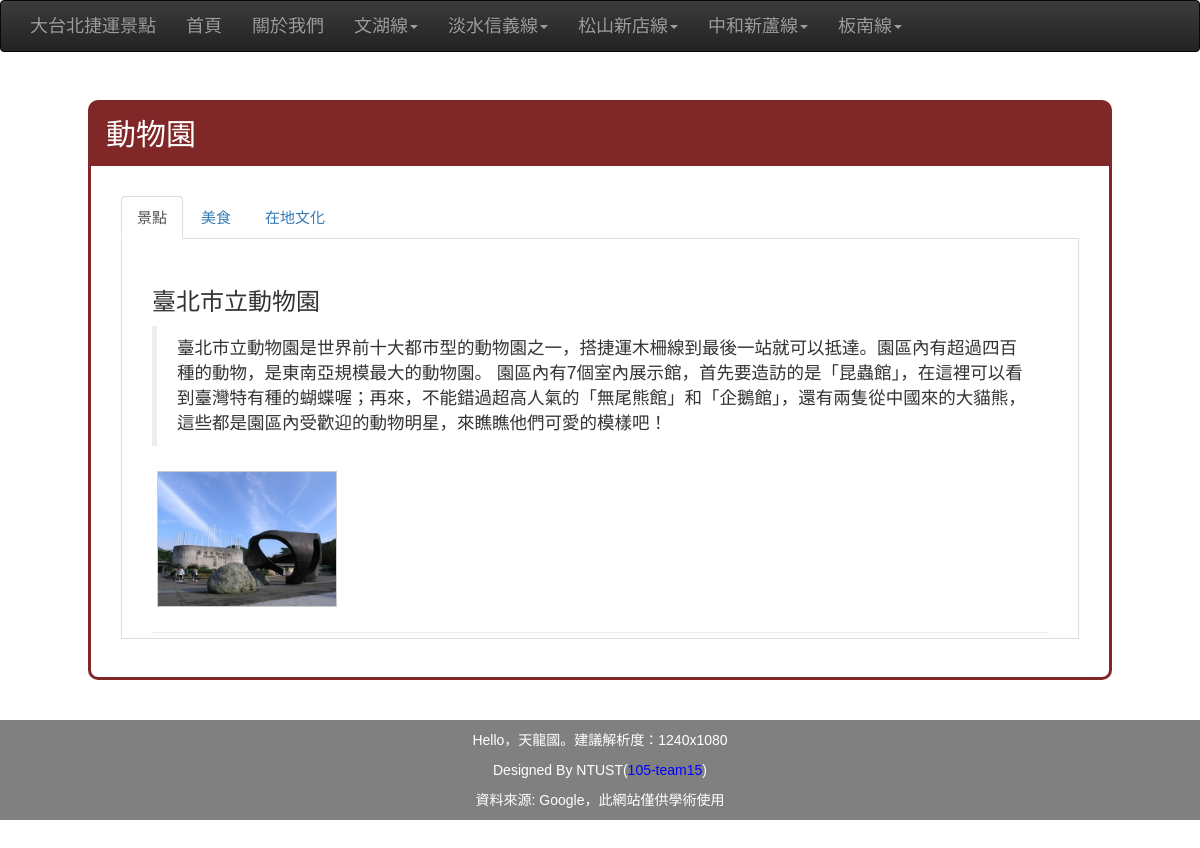
Page /MRT/動物園 on the committed database.
### MRTapps/models.py (models this page shows, shortened)
class MRTLines(models.Model):
    line_name = models.CharField(max_length=10)
    def __str__(self):
        return self.line_name

class MRTStops(models.Model):
    stop_line = models.ManyToManyField(MRTLines)
    stop_name = models.CharField(max_length=10)

class HotSpot(models.Model):
    TYPES = (
        ('美食', '美食'),
        ('景點', '景點'),
    )
    spot_stop = models.ForeignKey(MRTStops)
    spot_type = models.CharField(
        max_length = 10,
        choices = TYPES,
        default = '美食'
    )
    spot_name = models.CharField(max_length=20)#名稱
    spot_commit = models.TextField(max_length=500)#心得
    spot_img_source = models.CharField(max_length=50)#圖片相對位置
    created_time = models.DateTimeField(editable=False)
    modified_time = models.DateTimeField()

### MRTapps/views.py (called while the page is built)
def MRT(request, stopName):
    COLOR = {
        '文湖線': '#802727',
        '淡水信義線': '#ce0606',
        '松山新店線': 'green',
        '中和新蘆線': '#bfbf3d',
        '板南線': '#3434c5',
    }
    views = []
    foods = []
    images = []
    stop = MRTStops.objects.get(stop_name = stopName)
    line = stop.stop_line.all()[0]
    all_hot_spot = stop.hotspot_set.all()
    for spot in all_hot_spot :
        images = spot.spot_img_source.split(',')
        if spot.spot_type == '景點':
            views.append([spot, images])
        elif spot.spot_type == '美食':
            foods.append([spot, images])
    return render_to_response('MRT.html', {'stop': stopName, 'views': views, 'foods': foods, 'color': COLOR[str(line)], 'lines': MRTLines.objects.all()})

### templates/MRT.html (shortened to what this page needs)
 <!DOCTYPE html>
 <html lang="en">
 {% load staticfiles %}
     <head>
        <link href="{% static 'dist/css/bootstrap.min.css' %}" rel="stylesheet">
        <link href="{% static 'dist/css/bootstrap-theme.min.css' %}" rel="stylesheet">
        <link href="{% static 'dist/css/mrt.css' %}" rel="stylesheet">
        <link href="{% static 'dist/css/wrapper.css' %}" rel="stylesheet">
    </head>
    <body role="content" >
        <div id="id_wrapper">
            <div id="id_header">
                <nav class="navbar navbar-inverse topmenu">
                    <div class="container">
                        <div class="navbar-header">
                            <a class="navbar-brand" href="{% url 'home' %}">大台北捷運景點</a>
                        </div>
                        <div class="navbar-collapse collapse">
                            <ul class="nav navbar-nav">
                                <li><a href="{% url 'home' %}">首頁</a></li>
                                <li><a href="{% url 'about' %}">關於我們</a></li>
                                {% for d_line in lines %}
                                <li class="dropdown">
                                    <a href="#" class="dropdown-toggle" data-toggle="dropdown" role="button" aria-expanded="false">
                                        {{ d_line.line_name }}<span class="caret"></span>
                                    </a>
                                </li>
                                {% endfor %}
                            </ul>
                        </div>
                    </div>
                </nav>
            </div>
            <div id="id_content" style="padding:40px">
                <div class="center">
    　              <div class="border_content" style="border-color: {{ color }};">
                        <h2 class="mrt_station" style="background-color: {{ color }};">{{ stop }}</h2>
                        <div class="tab">
                            <ul class="nav nav-tabs" role="tablist">
                                <li role="presentation" class="active"><a href="#view" aria-controls="view" role="tab" data-toggle="tab">景點</a></li>
                                <li role="presentation"><a href="#food" aria-controls="food" role="tab" data-toggle="tab">美食</a></li>
                                <li role="presentation"><a href="#culture" aria-controls="culture" role="tab" data-toggle="tab">在地文化</a></li>
                            </ul>
                            <div class="tab-content tabpanel">
                                <div role="tabpanel" class="tab-pane fade in active" id="view">
                                    {% if views %}
                                    {% for HS in views %}
                                    <table>
                                        <tr><td>
                                            <h3>{{ HS.0.spot_name }}</h3>
                                            <blockquote>
                                                {{ HS.0.spot_commit }}
                                            </blockquote>
                                        </td></tr>
                                        <tr><td>
                                            {% for img in HS.1 %}
                                            <div class="img">
                                                <a target="_blank" href="{% static '' %}hot_spot_imgs/{{ stop }}/{{ HS.0.spot_type }}/{{ HS.0.spot_name }}/image/{{ img }}">
                                                    <img src="{% static '' %}hot_spot_imgs/{{ stop }}/{{ HS.0.spot_type }}/{{ HS.0.spot_name }}/image/{{ img }}" alt="Trolltunga Norway" width="300" height="200">
                                                </a>
                                            </div>
                                            {% endfor %}
                                        </td></tr>
                                    </table>
                                    <hr>
                                    {% endfor %}
                                    {% else %}
                                    <h3>沒啥好玩的...</h3>
                                    {% endif %}
                                </div>
                            </div>
                        </div>
                    </div>
                </div>
            </div>
            <footer id="id_footer" >
                <div class="contentner text-center" >
                    <p style="color:white">Hello，天龍國。建議解析度：1240x1080</p>
                    <p style="color:white">Designed By NTUST(<a href="about" style="color:blue">105-team15</a>)</p>
                    <p style="color:white">資料來源: Google，此網站僅供學術使用</p>
                </div>
            </footer>
        </div>
    </body>
</html>

### rows in the picture
MRTLines: line_name "文湖線"
MRTLines: line_name "淡水信義線"
MRTLines: line_name "松山新店線"
MRTLines: line_name "中和新蘆線"
MRTLines: line_name "板南線"
MRTStops: stop_name "動物園"
HotSpot: spot_name "臺北市立動物園", spot_commit "臺北市立動物園是世界前十大都市型的動物園之一，搭捷運木柵線到最後一站就可以抵達。園區內有超過四百種的動物，是東南亞規模最大的動物園。 園區內有7個室內展示館，首先要造訪的是「昆蟲館」，在這裡可以看到臺灣特有種的蝴蝶喔；再來，不能錯過超高人氣的「無尾熊館」和「企鵝館」，還有兩隻從中國來的大貓熊，這些都是園區內受歡迎的動物明星，來瞧瞧他們可愛的模樣吧！", spot_name+spot_img_source (picture)
